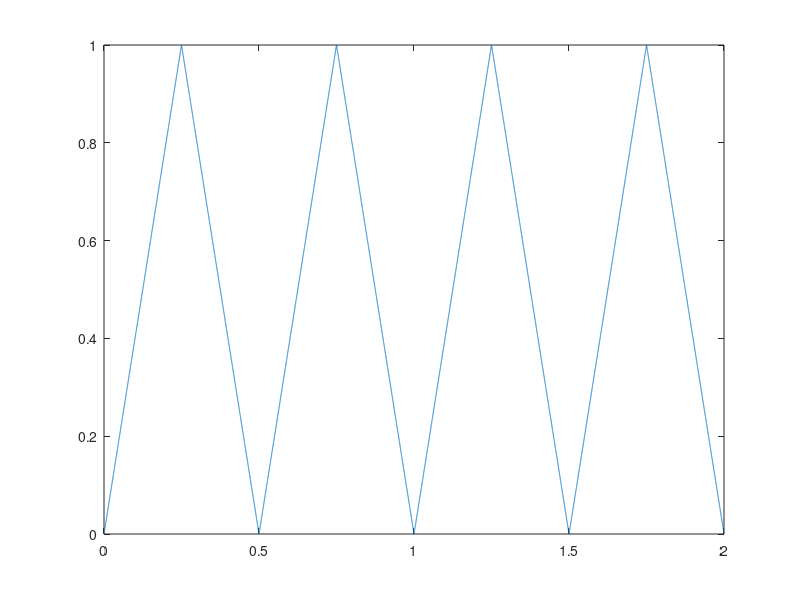

Here is the MATLAB script that generated this plot:
T = 0.5;
t = [0:0.0001/2:4*T];
y1 = zeros(size(t));
ts = [-T:0.0001:T]; 
ys = 1-abs(ts)/T; 
y = repmat(ys, 1, 4);
for i = 1:length(t) 
    y1(i) = y(i);
end
plot(t, y1);
